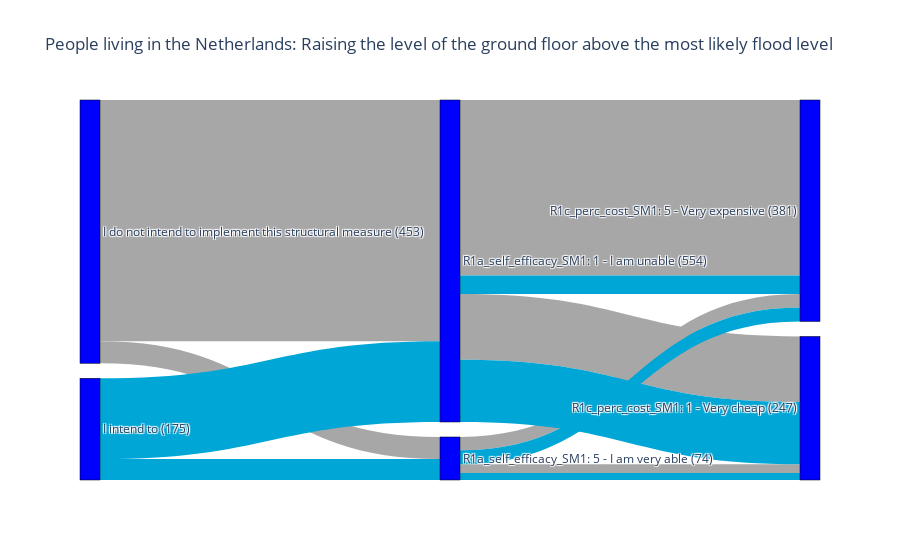
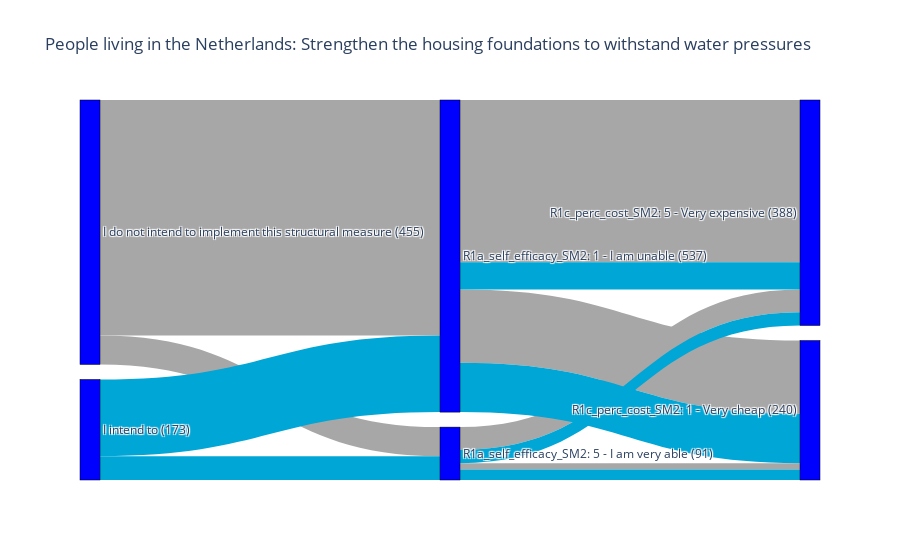
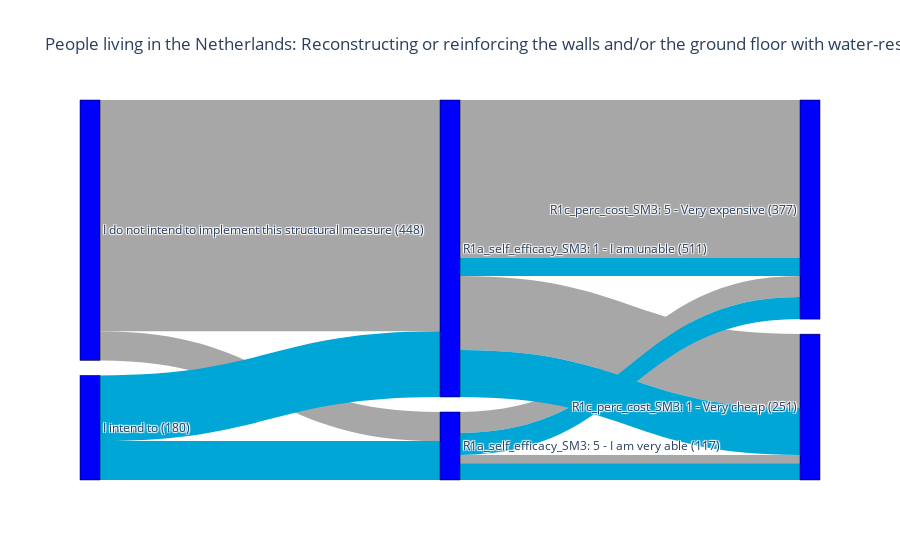
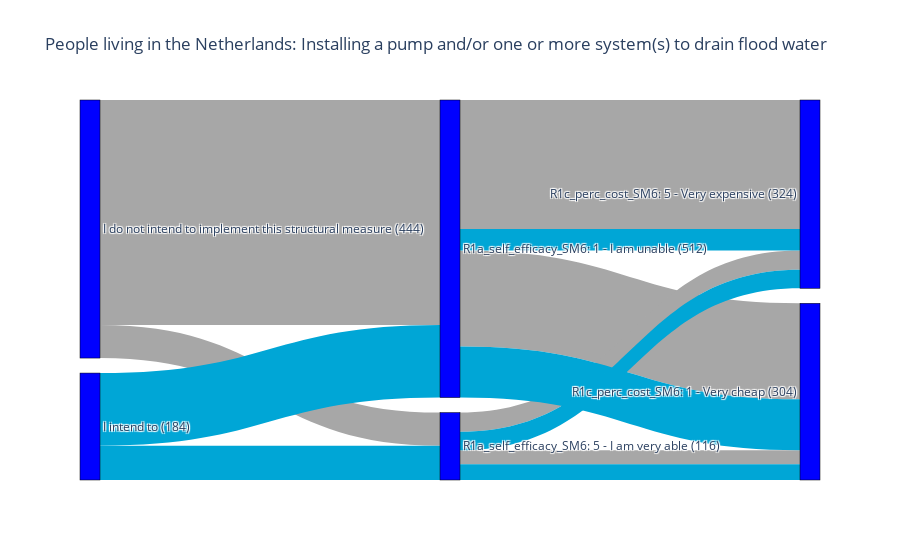

Notebook code cell kept with these figures, in order:
### Code cell
import plotly.graph_objects as go

# Define a dictionary to map specific values to colors
color_dict = {2: '#00a6d6',
              6: '#a7a7a7'}

# Loop through each item in the list of chosen aims
for item in range(len(chosen_aims)):
    aim = chosen_aims[item]
    
    # Combine base conditions with efficacy and cost conditions for the current aim
    conditions = base_conditions + [efficacy_conditions[item]] + [cost_conditions[item]]
    
    # Get unique values for the current aim
    unique_aim_values = adjusted_responses[aim].unique()
    
    # Filter survey data to get the question data related to the current aim
    aim_question_data = Survey_Overview[Survey_Overview['Variable Label\n (Data files)'] == aim]

    aim_question_data.loc[aim_question_data['Values'] == 2, "Value labels"] = "I intend to"
    # Initialize lists to store values, colors, sources, targets, labels, and added sources
    values = []
    colors = []
    sources = []
    targets = []
    labels = []
    added_source_values = []
    node_labels = []
    
    # Initialize counters
    outcomes_added = 0
    attribute_count = 0
    
    # Loop through each unique value of the current aim to generate labels
    for aim_value in unique_aim_values:
        labels.append(aim_question_data[aim_question_data['Values'] == aim_value]["Value labels"].values[0])
        node_labels.append(f"{labels[-1]} ({adjusted_responses[adjusted_responses[aim] == aim_value].shape[0]})")
    
    # Loop through each condition to generate labels for each condition value
    for condition in conditions:
        condition_vals = sorted(adjusted_responses[condition].unique())
        condition_question_data = Survey_Overview[Survey_Overview['Variable Label\n (Data files)'] == condition]
        
        for condition_value in condition_vals:
            label = condition + ": " + condition_question_data[condition_question_data['Values'] == condition_value]["Value labels"].values[0]
            labels.append(label)
            node_labels.append(f"{label} ({adjusted_responses[adjusted_responses[condition] == condition_value].shape[0]})")
    
    # Loop through each unique value of the current aim to generate sources, targets, and values
    for aim_value in unique_aim_values:
        total_added = 0
        
        # Get the values of the first condition for the current aim value
        condition_vals = adjusted_responses[adjusted_responses[aim] == aim_value][conditions[0]]
        new_values = list(condition_vals.value_counts()[sorted(condition_vals.unique())])
        
        # Generate sources and values
        sources += [total_added + outcomes_added] * len(new_values)
        values += new_values
        total_added += len(new_values)
        colors += [color_dict[aim_value]] * len(new_values)
        
        # Generate targets
        targets += range(total_added - len(new_values) + len(unique_aim_values), total_added + len(unique_aim_values))
        
        # Initialize target and attribute counters
        target_count = attribute_count = len(new_values)
        pre_cond_count = 0
        source_count = 0
        
        # Loop through each subsequent condition to generate sources, targets, and values
        for condition in conditions[1:]:
            previous_condition_values = sorted(adjusted_responses[conditions[pre_cond_count]].unique())
            target_count += len(previous_condition_values)
            
            for previous_condition_value in previous_condition_values:
                aimfiltered = adjusted_responses[adjusted_responses[aim] == aim_value]
                conditionfiltered_vals = aimfiltered[aimfiltered[conditions[pre_cond_count]] == previous_condition_value][condition]
                
                new_values = list(conditionfiltered_vals.value_counts()[sorted(conditionfiltered_vals.unique())])
                
                sources += [attribute_count + source_count] * len(new_values)
                source_count += 1
                values += new_values
                total_added += len(new_values)
                colors += [color_dict[aim_value]] * len(new_values)
                targets += range(target_count, target_count + len(new_values))
            
            pre_cond_count += 1
        
        outcomes_added += 1
    df = pd.DataFrame
    # Create the Sankey diagram using Plotly
    fig = go.Figure(data=[go.Sankey(
        node=dict(
            pad=15,
            thickness=20,
            line=dict(color="black", width=0.5),
            label=node_labels,
            color="blue"
        ),
        link=dict(
            source=sources,  # indices correspond to labels
            target=targets,
            label=values,
            value=values,
            color=colors
        )
    ,)])
    
    # Update the layout of the figure with a title and font size
    fig.update_layout(title_text="People living in the Netherlands: " + aim_question_data[aim_question_data['Values'] == aim_value]["Description"].iloc[0])
    

    # Display the figure
    fig.show()

### Figure 1 — Plotly figure (JSON) as saved in the notebook; plotly's stock layout.template omitted (floating-point values rounded to 4 significant figures)
{"data": [{"link": {"color": ["#a7a7a7", "#a7a7a7", "#a7a7a7", "#a7a7a7", "#a7a7a7", "#a7a7a7", "#00a6d6", "#00a6d6", "#00a6d6", "#00a6d6", "#00a6d6", "#00a6d6"], "label": [415, 38, 113, 302, 15, 23, 139, 36, 107, 32, 12, 24], "source": [0, 0, 2, 2, 3, 3, 1, 1, 2, 2, 3, 3], "target": [2, 3, 4, 5, 4, 5, 2, 3, 4, 5, 4, 5], "value": [415, 38, 113, 302, 15, 23, 139, 36, 107, 32, 12, 24]}, "node": {"color": "blue", "label": ["I do not intend to implement this structural measure (453)", "I intend to (175)", "R1a_self_efficacy_SM1: 1 - I am unable (554)", "R1a_self_efficacy_SM1: 5 - I am very able (74)", "R1c_perc_cost_SM1: 1 - Very cheap (247)", "R1c_perc_cost_SM1: 5 - Very expensive (381)"], "line": {"color": "black", "width": 0.5}, "pad": 15, "thickness": 20}, "type": "sankey"}], "layout": {"title": {"text": "People living in the Netherlands: Raising the level of the ground floor above the most likely flood level"}}}

### Figure 2 — Plotly figure (JSON) as saved in the notebook; plotly's stock layout.template omitted (floating-point values rounded to 4 significant figures)
{"data": [{"link": {"color": ["#a7a7a7", "#a7a7a7", "#a7a7a7", "#a7a7a7", "#a7a7a7", "#a7a7a7", "#00a6d6", "#00a6d6", "#00a6d6", "#00a6d6", "#00a6d6", "#00a6d6"], "label": [405, 50, 126, 279, 11, 39, 132, 41, 85, 47, 18, 23], "source": [0, 0, 2, 2, 3, 3, 1, 1, 2, 2, 3, 3], "target": [2, 3, 4, 5, 4, 5, 2, 3, 4, 5, 4, 5], "value": [405, 50, 126, 279, 11, 39, 132, 41, 85, 47, 18, 23]}, "node": {"color": "blue", "label": ["I do not intend to implement this structural measure (455)", "I intend to (173)", "R1a_self_efficacy_SM2: 1 - I am unable (537)", "R1a_self_efficacy_SM2: 5 - I am very able (91)", "R1c_perc_cost_SM2: 1 - Very cheap (240)", "R1c_perc_cost_SM2: 5 - Very expensive (388)"], "line": {"color": "black", "width": 0.5}, "pad": 15, "thickness": 20}, "type": "sankey"}], "layout": {"title": {"text": "People living in the Netherlands: Strengthen the housing foundations to withstand water pressures"}}}

### Figure 3 — Plotly figure (JSON) as saved in the notebook; plotly's stock layout.template omitted (floating-point values rounded to 4 significant figures)
{"data": [{"link": {"color": ["#a7a7a7", "#a7a7a7", "#a7a7a7", "#a7a7a7", "#a7a7a7", "#a7a7a7", "#00a6d6", "#00a6d6", "#00a6d6", "#00a6d6", "#00a6d6", "#00a6d6"], "label": [398, 50, 127, 271, 14, 36, 113, 67, 81, 32, 29, 38], "source": [0, 0, 2, 2, 3, 3, 1, 1, 2, 2, 3, 3], "target": [2, 3, 4, 5, 4, 5, 2, 3, 4, 5, 4, 5], "value": [398, 50, 127, 271, 14, 36, 113, 67, 81, 32, 29, 38]}, "node": {"color": "blue", "label": ["I do not intend to implement this structural measure (448)", "I intend to (180)", "R1a_self_efficacy_SM3: 1 - I am unable (511)", "R1a_self_efficacy_SM3: 5 - I am very able (117)", "R1c_perc_cost_SM3: 1 - Very cheap (251)", "R1c_perc_cost_SM3: 5 - Very expensive (377)"], "line": {"color": "black", "width": 0.5}, "pad": 15, "thickness": 20}, "type": "sankey"}], "layout": {"title": {"text": "People living in the Netherlands: Reconstructing or reinforcing the walls and/or the ground floor with water-resistant materials"}}}

### Figure 4 — Plotly figure (JSON) as saved in the notebook; plotly's stock layout.template omitted (floating-point values rounded to 4 significant figures)
{"data": [{"link": {"color": ["#a7a7a7", "#a7a7a7", "#a7a7a7", "#a7a7a7", "#a7a7a7", "#a7a7a7", "#00a6d6", "#00a6d6", "#00a6d6", "#00a6d6", "#00a6d6", "#00a6d6"], "label": [387, 57, 165, 222, 24, 33, 125, 59, 88, 37, 27, 32], "source": [0, 0, 2, 2, 3, 3, 1, 1, 2, 2, 3, 3], "target": [2, 3, 4, 5, 4, 5, 2, 3, 4, 5, 4, 5], "value": [387, 57, 165, 222, 24, 33, 125, 59, 88, 37, 27, 32]}, "node": {"color": "blue", "label": ["I do not intend to implement this structural measure (444)", "I intend to (184)", "R1a_self_efficacy_SM6: 1 - I am unable (512)", "R1a_self_efficacy_SM6: 5 - I am very able (116)", "R1c_perc_cost_SM6: 1 - Very cheap (304)", "R1c_perc_cost_SM6: 5 - Very expensive (324)"], "line": {"color": "black", "width": 0.5}, "pad": 15, "thickness": 20}, "type": "sankey"}], "layout": {"title": {"text": "People living in the Netherlands: Installing a pump and/or one or more system(s) to drain flood water"}}}
